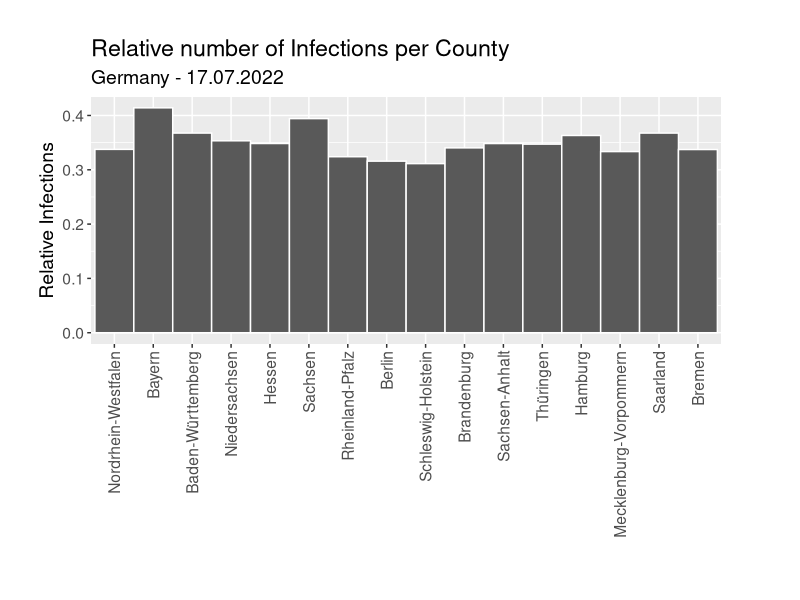
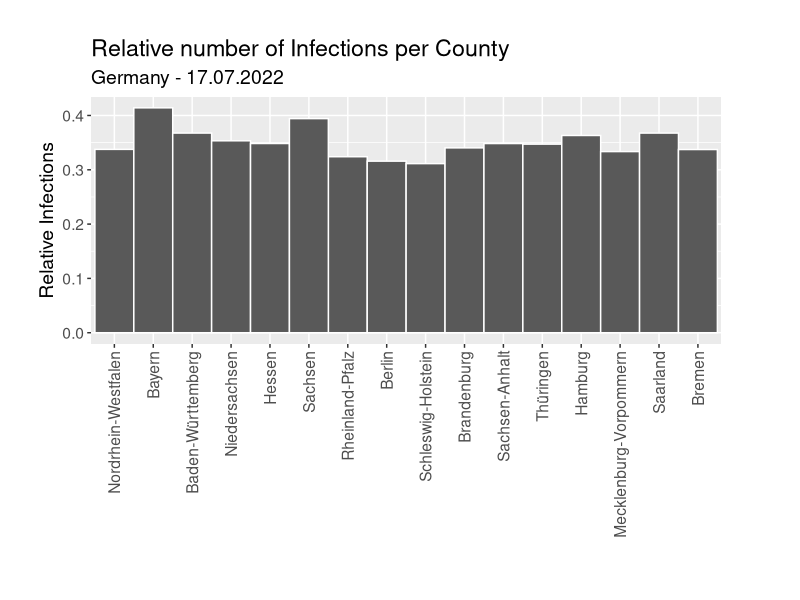

Here is the R script that generated these plots, in order:
library(ggplot2)
library(RColorBrewer)

options(scipen = 10000)

setwd(dirname(rstudioapi::getActiveDocumentContext()$path))

data <-
  read.csv(
    "./data/inhabitants_per_county.csv",
    sep = ",",
  )


getPalette = colorRampPalette(brewer.pal(9, "Set1"))

data$relative.cases = data$cases / data$inhabitants
data$per.100k.capita = data$relative.cases * 1000000

# g <-
#   ggplot(data, aes(
#     x = reorder(county, cases, decreasing = TRUE),
#     y = per.100k.capita
#   )) +
#   geom_bar(
#     stat = "identity",
#     width = 1,
#     color = "white",
#     position = "dodge"
#   ) +
#   labs(
#     title = "Infections per Million People per County",
#     subtitle = "Germany - 17.07.2022",
#     x = "",
#     y = "Infections"
#   ) +
#   theme(axis.text.x = element_text(
#     angle = 90,
#     vjust = 0.5,
#     hjust = 1
#   ))
# 
# 
# 
# print(g)

g <-
  ggplot(data, aes(
    x = reorder(county, cases, decreasing = TRUE),
    y = relative.cases
  )) +
  geom_bar(
    stat = "identity",
    width = 1,
    color = "white",
    position = "dodge"
  ) +
  labs(
    title = "Relative number of Infections per County",
    subtitle = "Germany - 17.07.2022",
    x = "",
    y = "Relative Infections"
  ) +
  theme(axis.text.x = element_text(
    angle = 90,
    vjust = 0.5,
    hjust = 1),
    text = element_text(size = 14),
    plot.margin = margin(t = 1, r = 2, b = 1, l = 1, unit = "cm"
  ))



print(g)

ggsave("cases_by_county_relative.png", width = 8.37, height = 6, dpi = 300)
